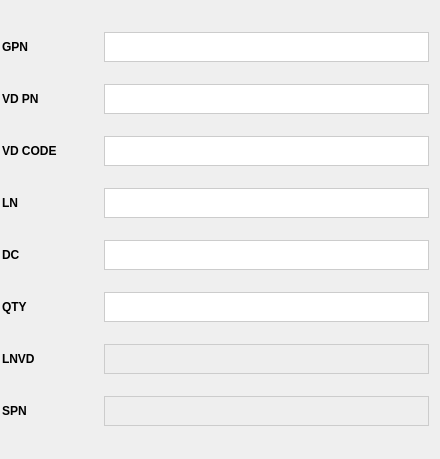
                 <widget class="QWidget" name="Page_4">
                  <widget class="QWidget" name="formLayoutWidget_4">
                   <property name="geometry">
                    <rect>
                     <x>0</x>
                     <y>10</y>
                     <width>431</width>
                     <height>440</height>
                    </rect>
                   </property>
                   <layout class="QFormLayout" name="FormInsert_5">
                    <property name="horizontalSpacing">
                     <number>2</number>
                    </property>
                    <property name="verticalSpacing">
                     <number>2</number>
                    </property>
                    <property name="leftMargin">
                     <number>2</number>
                    </property>
                    <property name="topMargin">
                     <number>2</number>
                    </property>
                    <property name="rightMargin">
                     <number>2</number>
                    </property>
                    <property name="bottomMargin">
                     <number>2</number>
                    </property>
                    <item row="0" column="0">
                     <widget class="QLabel" name="label_50">
                      <property name="minimumSize">
                       <size>
                        <width>100</width>
                        <height>30</height>
                       </size>
                      </property>
                      <property name="font">
                       <font>
                        <family>Segoe UI</family>
                        <pointsize>9</pointsize>
                        <weight>75</weight>
                        <bold>true</bold>
                       </font>
                      </property>
                      <property name="styleSheet">
                       <string notr="true">c</string>
                      </property>
                      <property name="text">
                       <string>GPN</string>
                      </property>
                     </widget>
                    </item>
                    <item row="0" column="1">
                     <widget class="QPlainTextEdit" name="txt_PN_5">
                      <property name="minimumSize">
                       <size>
                        <width>0</width>
                        <height>20</height>
                       </size>
                      </property>
                      <property name="maximumSize">
                       <size>
                        <width>16777215</width>
                        <height>30</height>
                       </size>
                      </property>
                      <property name="font">
                       <font>
                        <pointsize>-1</pointsize>
                       </font>
                      </property>
                      <property name="styleSheet">
                       <string notr="true">border: 1px solid #ccc; font-size: 14px;</string>
                      </property>
                     </widget>
                    </item>
                    <item row="1" column="0">
                     <widget class="QLabel" name="label_51">
                      <property name="minimumSize">
                       <size>
                        <width>100</width>
                        <height>30</height>
                       </size>
                      </property>
                      <property name="font">
                       <font>
                        <family>Segoe UI</family>
                        <pointsize>9</pointsize>
                        <weight>75</weight>
                        <bold>true</bold>
                       </font>
                      </property>
                      <property name="styleSheet">
                       <string notr="true">c</string>
                      </property>
                      <property name="text">
                       <string>VD PN</string>
                      </property>
                     </widget>
                    </item>
                    <item row="1" column="1">
                     <widget class="QPlainTextEdit" name="txt_VDPN_5">
                      <property name="minimumSize">
                       <size>
                        <width>0</width>
                        <height>20</height>
                       </size>
                      </property>
                      <property name="maximumSize">
                       <size>
                        <width>16777215</width>
                        <height>30</height>
                       </size>
                      </property>
                      <property name="font">
                       <font>
                        <pointsize>-1</pointsize>
                       </font>
                      </property>
                      <property name="styleSheet">
                       <string notr="true">border: 1px solid #ccc; font-size: 14px;</string>
                      </property>
                     </widget>
                    </item>
                    <item row="2" column="0">
                     <widget class="QLabel" name="label_52">
                      <property name="minimumSize">
                       <size>
                        <width>100</width>
                        <height>30</height>
                       </size>
                      </property>
                      <property name="font">
                       <font>
                        <family>Segoe UI</family>
                        <pointsize>9</pointsize>
                        <weight>75</weight>
                        <bold>true</bold>
                       </font>
                      </property>
                      <property name="styleSheet">
                       <string notr="true">c</string>
                      </property>
                      <property name="text">
                       <string>VD CODE</string>
                      </property>
                     </widget>
                    </item>
                    <item row="2" column="1">
                     <widget class="QPlainTextEdit" name="txt_VDCODE_5">
                      <property name="minimumSize">
                       <size>
                        <width>0</width>
                        <height>20</height>
                       </size>
                      </property>
                      <property name="maximumSize">
                       <size>
                        <width>16777215</width>
                        <height>30</height>
                       </size>
                      </property>
                      <property name="font">
                       <font>
                        <pointsize>-1</pointsize>
                       </font>
                      </property>
                      <property name="styleSheet">
                       <string notr="true">border: 1px solid #ccc; font-size: 14px;</string>
                      </property>
                     </widget>
                    </item>
                    <item row="3" column="0">
                     <widget class="QLabel" name="label_53">
                      <property name="minimumSize">
                       <size>
                        <width>100</width>
                        <height>30</height>
                       </size>
                      </property>
                      <property name="font">
                       <font>
                        <family>Segoe UI</family>
                        <pointsize>9</pointsize>
                        <weight>75</weight>
                        <bold>true</bold>
                       </font>
                      </property>
                      <property name="styleSheet">
                       <string notr="true">c</string>
                      </property>
                      <property name="text">
                       <string>LN</string>
                      </property>
                     </widget>
                    </item>
                    <item row="3" column="1">
                     <widget class="QPlainTextEdit" name="txt_LN_5">
                      <property name="minimumSize">
                       <size>
                        <width>0</width>
                        <height>20</height>
                       </size>
                      </property>
                      <property name="maximumSize">
                       <size>
                        <width>16777215</width>
                        <height>30</height>
                       </size>
                      </property>
                      <property name="font">
                       <font>
                        <pointsize>-1</pointsize>
                       </font>
                      </property>
                      <property name="styleSheet">
                       <string notr="true">border: 1px solid #ccc; font-size: 14px;</string>
                      </property>
                     </widget>
                    </item>
                    <item row="4" column="0">
                     <widget class="QLabel" name="label_54">
                      <property name="minimumSize">
                       <size>
                        <width>100</width>
                        <height>30</height>
                       </size>
                      </property>
                      <property name="font">
                       <font>
                        <family>Segoe UI</family>
                        <pointsize>9</pointsize>
                        <weight>75</weight>
                        <bold>true</bold>
                       </font>
                      </property>
                      <property name="styleSheet">
                       <string notr="true">c</string>
                      </property>
                      <property name="text">
                       <string>DC</string>
                      </property>
                     </widget>
                    </item>
                    <item row="4" column="1">
                     <widget class="QPlainTextEdit" name="txt_DC_5">
                      <property name="minimumSize">
                       <size>
                        <width>0</width>
                        <height>20</height>
                       </size>
                      </property>
                      <property name="maximumSize">
                       <size>
                        <width>16777215</width>
                        <height>30</height>
                       </size>
                      </property>
                      <property name="font">
                       <font>
                        <pointsize>-1</pointsize>
                       </font>
                      </property>
                      <property name="styleSheet">
                       <string notr="true">border: 1px solid #ccc; font-size: 14px;</string>
                      </property>
                     </widget>
                    </item>
                    <item row="5" column="0">
                     <widget class="QLabel" name="label_55">
                      <property name="minimumSize">
                       <size>
                        <width>100</width>
                        <height>30</height>
                       </size>
                      </property>
                      <property name="font">
                       <font>
                        <family>Segoe UI</family>
                        <pointsize>9</pointsize>
                        <weight>75</weight>
                        <bold>true</bold>
                       </font>
                      </property>
                      <property name="styleSheet">
                       <string notr="true">c</string>
                      </property>
                      <property name="text">
                       <string>QTY</string>
                      </property>
                     </widget>
                    </item>
                    <item row="5" column="1">
                     <widget class="QPlainTextEdit" name="txt_QTY_5">
                      <property name="minimumSize">
                       <size>
                        <width>0</width>
                        <height>20</height>
                       </size>
                      </property>
                      <property name="maximumSize">
                       <size>
                        <width>16777215</width>
                        <height>30</height>
                       </size>
                      </property>
                      <property name="font">
                       <font>
                        <pointsize>-1</pointsize>
                       </font>
                      </property>
                      <property name="styleSheet">
                       <string notr="true">border: 1px solid #ccc; font-size: 14px;</string>
                      </property>
                     </widget>
                    </item>
                    <item row="6" column="0">
                     <widget class="QLabel" name="label_56">
                      <property name="minimumSize">
                       <size>
                        <width>100</width>
                        <height>30</height>
                       </size>
                      </property>
                      <property name="font">
                       <font>
                        <family>Segoe UI</family>
                        <pointsize>9</pointsize>
                        <weight>75</weight>
                        <bold>true</bold>
                       </font>
                      </property>
                      <property name="styleSheet">
                       <string notr="true">c</string>
                      </property>
                      <property name="text">
                       <string>LNVD</string>
                      </property>
                     </widget>
                    </item>
                    <item row="6" column="1">
                     <widget class="QPlainTextEdit" name="txt_LNVD_5">
                      <property name="enabled">
                       <bool>false</bool>
                      </property>
                      <property name="minimumSize">
                       <size>
                        <width>0</width>
                        <height>20</height>
                       </size>
                      </property>
                      <property name="maximumSize">
                       <size>
                        <width>16777215</width>
                        <height>30</height>
                       </size>
                      </property>
                      <property name="font">
                       <font>
                        <pointsize>-1</pointsize>
                       </font>
                      </property>
                      <property name="styleSheet">
                       <string notr="true">border: 1px solid #ccc; font-size: 14px; background-color:#eee</string>
                      </property>
                     </widget>
                    </item>
                    <item row="7" column="0">
                     <widget class="QLabel" name="label_57">
                      <property name="minimumSize">
                       <size>
                        <width>100</width>
                        <height>30</height>
                       </size>
                      </property>
                      <property name="font">
                       <font>
                        <family>Segoe UI</family>
                        <pointsize>9</pointsize>
                        <weight>75</weight>
                        <bold>true</bold>
                       </font>
                      </property>
                      <property name="styleSheet">
                       <string notr="true">c</string>
                      </property>
                      <property name="text">
                       <string>SPN</string>
                      </property>
                     </widget>
                    </item>
                    <item row="7" column="1">
                     <widget class="QPlainTextEdit" name="txt_SPN_5">
                      <property name="enabled">
                       <bool>false</bool>
                      </property>
                      <property name="minimumSize">
                       <size>
                        <width>0</width>
                        <height>20</height>
                       </size>
                      </property>
                      <property name="maximumSize">
                       <size>
                        <width>16777215</width>
                        <height>30</height>
                       </size>
                      </property>
                      <property name="font">
                       <font>
                        <pointsize>-1</pointsize>
                       </font>
                      </property>
                      <property name="styleSheet">
                       <string notr="true">border: 1px solid #ccc; font-size: 14px; background-color:#eee</string>
                      </property>
                     </widget>
                    </item>
                   </layout>
                  </widget>
                 </widget>
